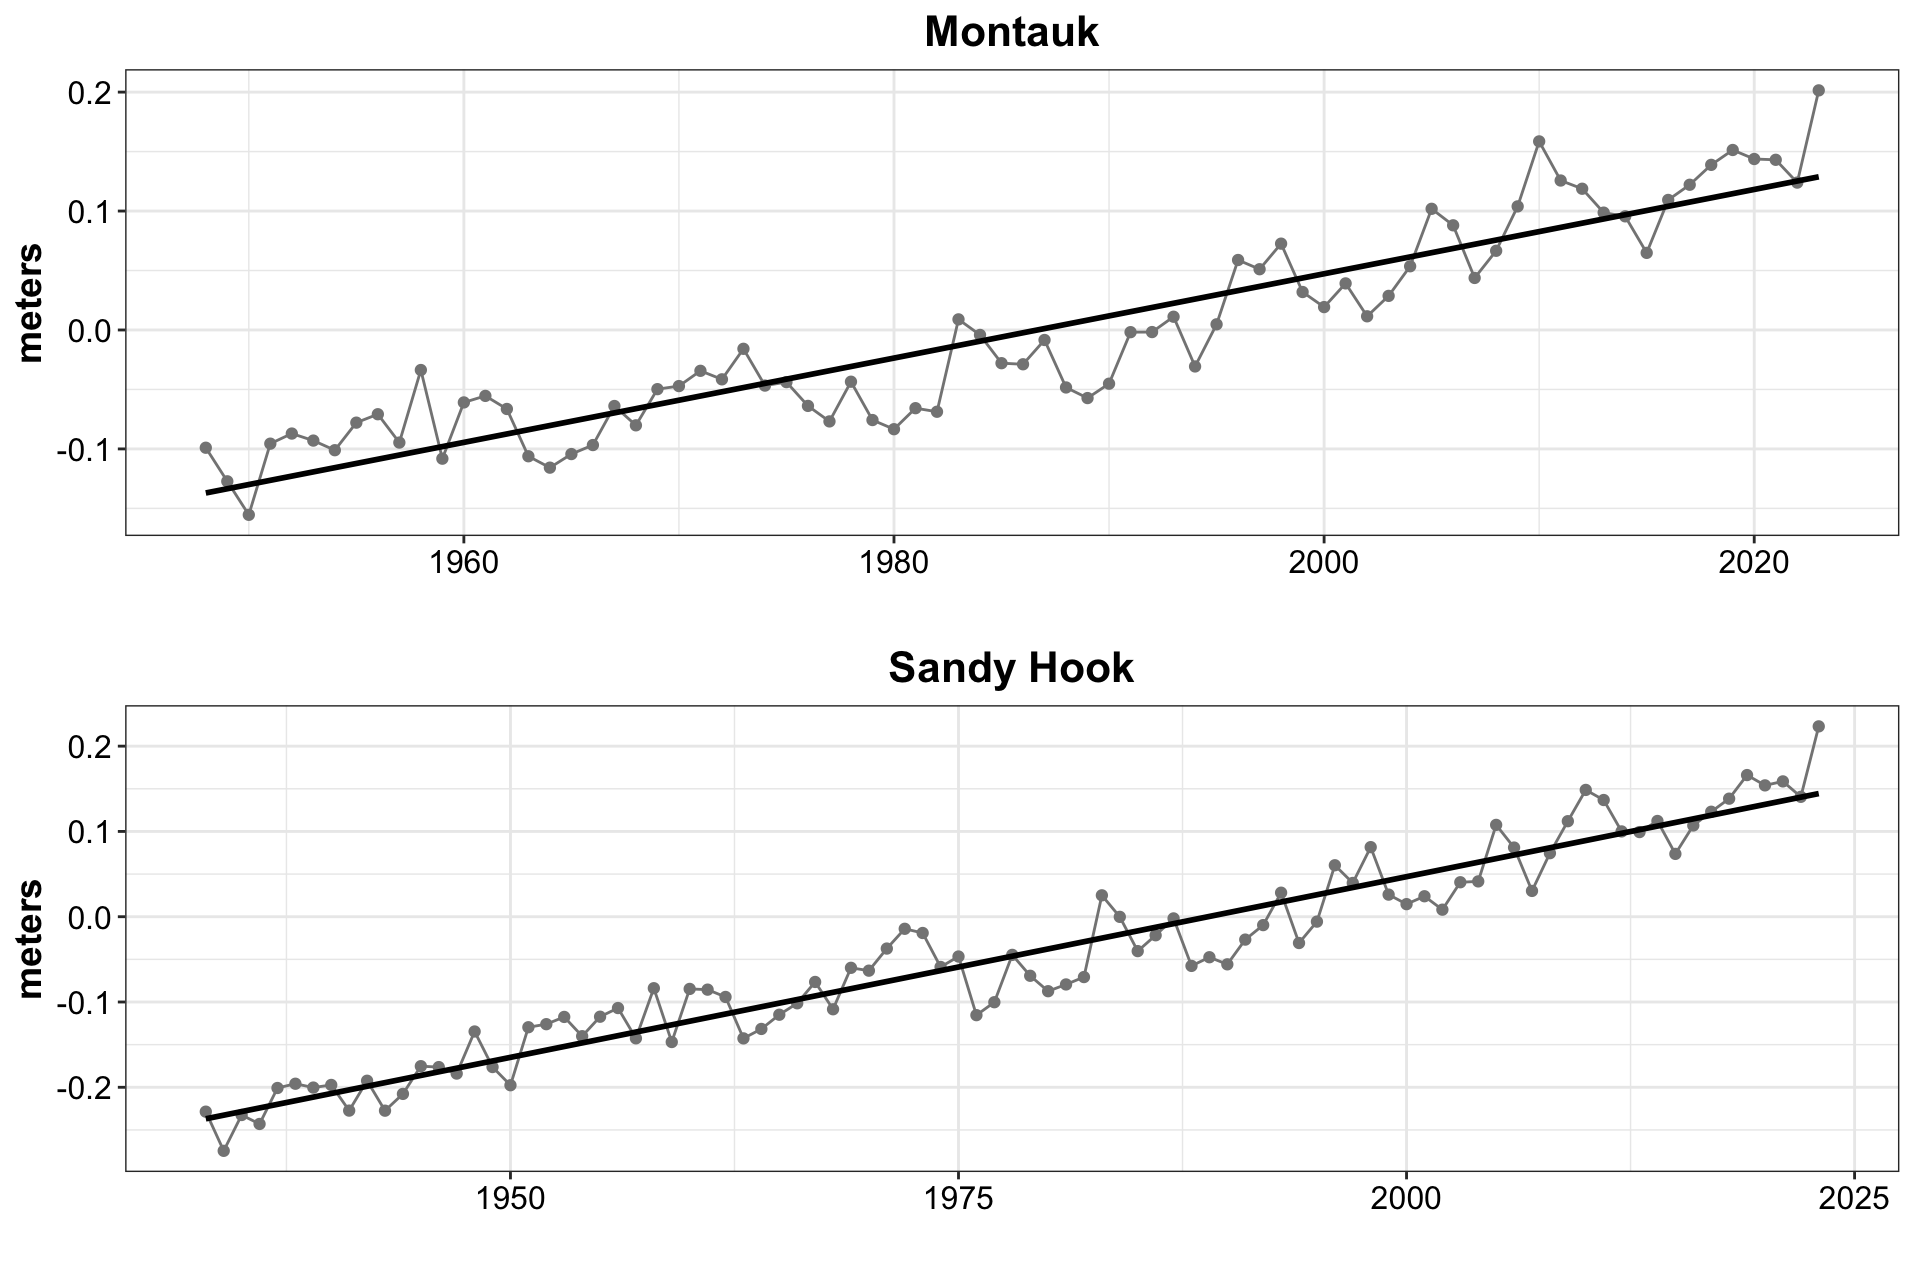

This figure's R source:
## Figures for Sea Surface Salinity Seasonally

## **Laura Gruenburg, lagruenburg@gmail.com**

#   **LAST UPDATED: January 8, 2024**

setwd("~/Desktop/NYB Indicators/Deriv")
source("Deriv.R")
library(mgcv)
library(ggplot2)
#library(mgcViz)
library(tidyr)
library(dplyr)

#######Load the datasets
setwd("~/Desktop/NYB Indicators/NYB_Indicators_Calculations/Final_Timeseries_Figures/Timeseries_Files_2023")
montauk<-read.csv("Montauk_SeaLevel.csv", header = TRUE)
sandyhook<-read.csv("Sandy_Hook_SeaLevel.csv", header = TRUE)

montauk_yearly <- montauk %>% group_by(Year) %>%
  summarise(SL = mean(Monthly_MSL))

sandyhook_yearly <- sandyhook %>% group_by(Year) %>%
  summarise(SL = mean(Monthly_MSL))

# Detemining the 30th and 70th percentiles for the short term trends column in the 
# Indicators at a glance table for the indicators report

qsl = quantile(montauk_yearly[montauk_yearly$Year > 1949, ]$SL, probs = c(.30, .70))

# find the last 5 years mean
mn_sl5 = mean(montauk_yearly[montauk_yearly$Year > 1949, ]$SL[montauk_yearly[montauk_yearly$Year > 1949, ]$Year >= 2019])
# what percentile the data is in
mn_sl5 >qsl

qsl_s = quantile(sandyhook_yearly[sandyhook_yearly$Year > 1949, ]$SL, probs = c(.30, .70))

# find the last 5 years mean
mn_sl_s5 = mean(sandyhook_yearly[sandyhook_yearly$Year > 1949, ]$SL[sandyhook_yearly[sandyhook_yearly$Year > 1949, ]$Year >= 2019])
# what percentile the data is in
mn_sl_s5 >qsl_s


linearmod_montauk<- lm(SL ~ Year, data=montauk_yearly[montauk_yearly$Year > 1949, ])
summary(linearmod_montauk)

montauk_plot <- ggplot() + 
  geom_line(data = montauk_yearly[montauk_yearly$Year > 1947, ], aes(x = Year, y = SL), color = 'grey52') +
  geom_point(data = montauk_yearly[montauk_yearly$Year > 1947, ], aes(x = Year, y = SL), color = 'grey52') + 
  #geom_point(data = cp[42,], aes(x= X, y = June), shape = 17, size =3) +
  geom_smooth(data = montauk_yearly[montauk_yearly$Year > 1947, ], aes(x = Year, y = SL), method = lm, se = FALSE, color = 'black') + 
  #geom_line(data=pdata_w, aes(x = X, y = p2_mod_june+intercept_w), se = FALSE, color = 'black', linetype = 'twodash', size = 1) + 
  #geom_line(data = pdata_w, aes(y = unlist(mod_june.dsig$incr)+intercept_w, x = X), color = "blue", size = 1) + 
  #geom_line(data = pdata_w, aes(y = unlist(mod_june.dsig$decr)+intercept_w, x = X), color = 'red', size = 1) + 
  theme_bw() +
  labs (y = bquote("meters"), x =' ',title = 'Montauk') + 
  theme(plot.title=element_text(size = 16,face = 'bold',hjust = 0.5), axis.title=element_text(size = 14, face = 'bold'), axis.text= element_text(color = 'black', size = 12))

linearmod_sandyhook<- lm(SL ~ Year, data=sandyhook_yearly[sandyhook_yearly$Year > 1932, ])
summary(linearmod_sandyhook)

sandyhook_plot <- ggplot() + 
  geom_line(data = sandyhook_yearly[sandyhook_yearly$Year > 1932, ], aes(x = Year, y = SL), color = 'grey52') +
  geom_point(data = sandyhook_yearly[sandyhook_yearly$Year > 1932, ], aes(x = Year, y = SL), color = 'grey52') + 
  #geom_point(data = cp[42,], aes(x= X, y = June), shape = 17, size =3) +
  geom_smooth(data = sandyhook_yearly[sandyhook_yearly$Year > 1932, ], aes(x = Year, y = SL), method = lm, se = FALSE, color = 'black') + 
  #geom_line(data=pdata_w, aes(x = X, y = p2_mod_june+intercept_w), se = FALSE, color = 'black', linetype = 'twodash', size = 1) + 
  #geom_line(data = pdata_w, aes(y = unlist(mod_june.dsig$incr)+intercept_w, x = X), color = "blue", size = 1) + 
  #geom_line(data = pdata_w, aes(y = unlist(mod_june.dsig$decr)+intercept_w, x = X), color = 'red', size = 1) + 
  theme_bw() +
  labs (y = bquote("meters"), x =' ',title = 'Sandy Hook') + 
  theme(plot.title=element_text(size = 16,face = 'bold',hjust = 0.5), axis.title=element_text(size = 14, face = 'bold'), axis.text= element_text(color = 'black', size = 12))


# Now plot all 4 together
library(ggpubr)

ggarrange(montauk_plot,sandyhook_plot,nrow=2,ncol=1)
